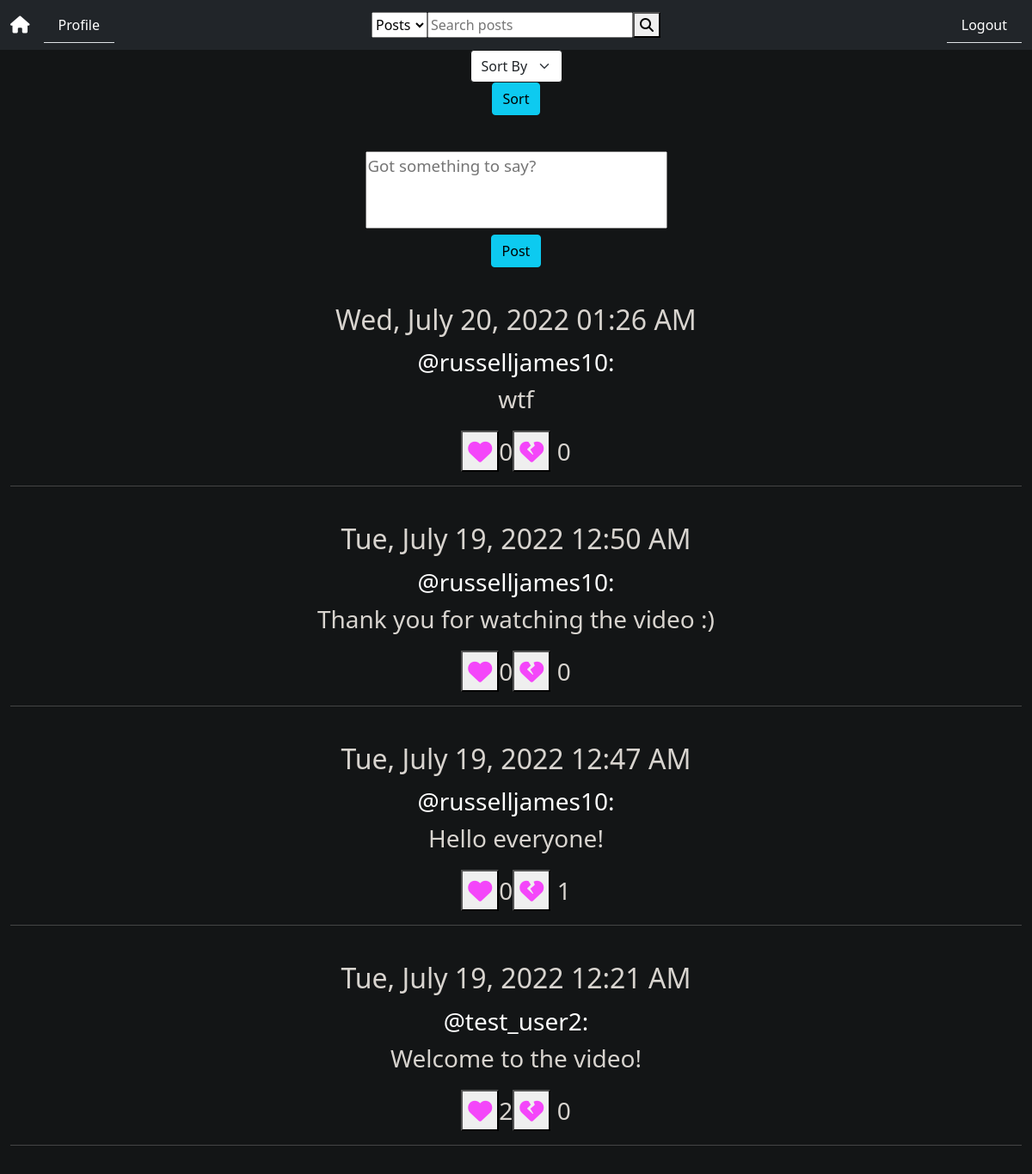
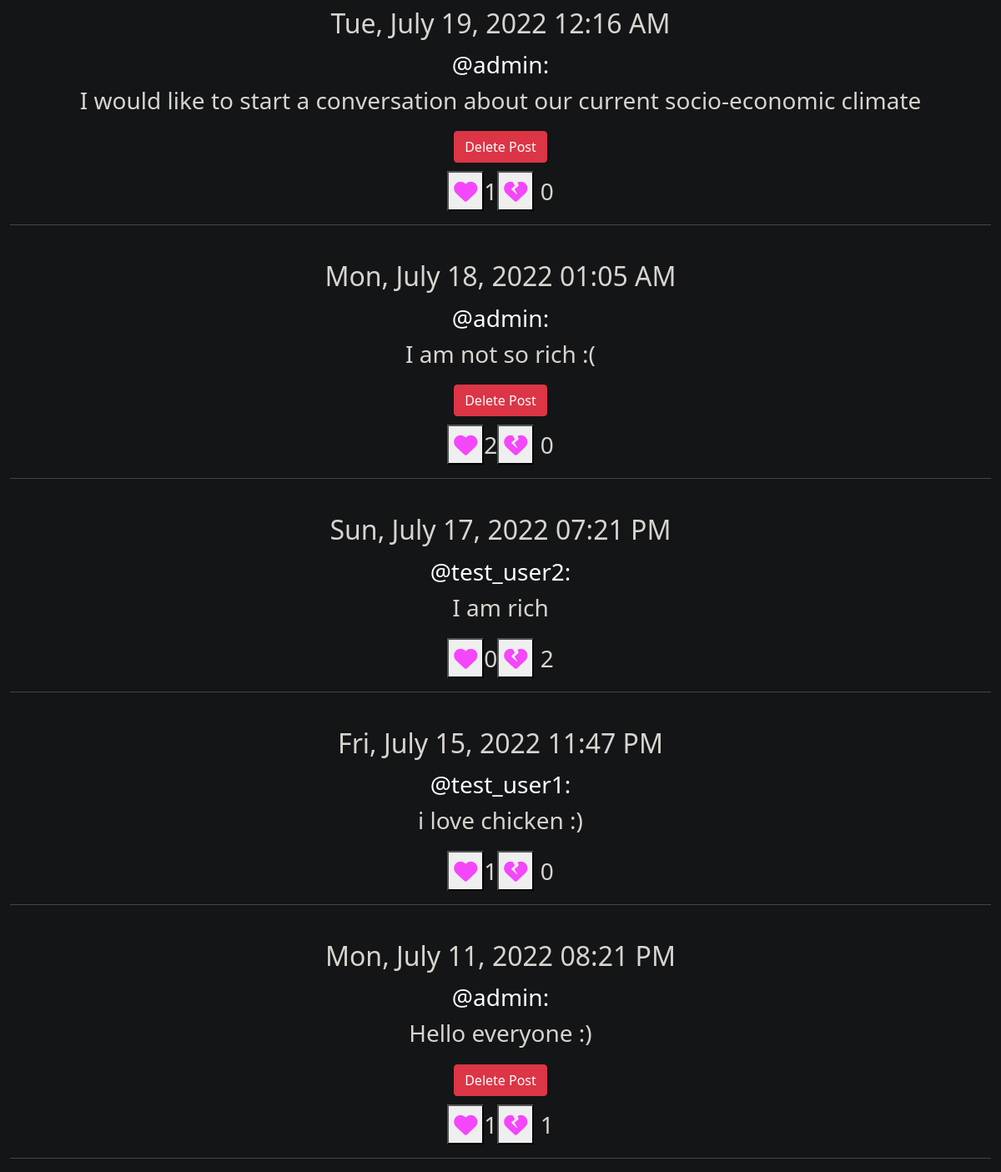
Page / (signed in) on the committed database (2 pictures, top to bottom).
### tables this page shows
CREATE TABLE posts (post_id INTEGER NOT NULL,
timestamp DATETIME DEFAULT (datetime('now', 'localtime')),  
user_id INTEGER NOT NULL,
post_text TEXT NOT NULL,
likes INTEGER DEFAULT 0,
dislikes INTEGER DEFAULT 0,
PRIMARY KEY(post_id),
FOREIGN KEY(user_id) REFERENCES users(id));

CREATE TABLE users (id INTEGER NOT NULL,
username TEXT NOT NULL,
hash TEXT NOT NULL,
PRIMARY KEY(id));

### app.py (the view)
@app.route("/")
@login_required
def index():
    posts = db.execute("SELECT timestamp, username, post_text, post_id, user_id, likes, dislikes FROM users JOIN posts ON users.id = posts.user_id ORDER BY timestamp DESC")
    post_dates = format_timestamp(posts)
    user_id = session["user_id"]
    return render_template("index.html", posts=posts, post_dates=post_dates, user_id=user_id)

### helpers.py (called while the page is built)
def login_required(f):
    @wraps(f)
    def decorated_function(*args, **kwargs):
        if session.get("user_id") is None:
            return redirect("/login")
        return f(*args, **kwargs)
    return decorated_function

def format_timestamp(posts):
    dates = {}
    for post in posts:
        timestamp = datetime.strptime(post["timestamp"],'%Y-%m-%d %H:%M:%S')
        dates[post["post_id"]] = timestamp.strftime("%a, %B %d, %Y %I:%M %p")
    return dates

### templates/index.html (shortened to what this page needs)
{% extends "layout.html" %}
{% block main %}
<div class="d-flex justify-content-center text-center">
        <form action="/sort" method="get">
            <select name="sort_type" class="form-select">
                <option selected disabled>Sort By</option>
            </select>
        <button class="btn btn-info" type="submit">Sort</button>
    </form>
</div>
<div class="text-center">
    <form action="/post" method="post">
        <div class="post_textarea">
            <textarea cols="30" rows="3" id="post_text" name="post_text" placeholder="Got something to say?"></textarea>
        </div>
            <button class="btn btn-info" type="submit">Post</button>
    </form>
</div>
{% for post in posts %}
<div class="post_view">
    <h2>{{ post_dates[post.post_id] }}</h2>
        <form class="profile_link" action="/visit_profile" method="get">
            <button class="profile_button" name="username" value="{{ post.username }}">@{{ post.username }}:<span class="visit_profiletooltip">Visit {{post.username}}'s Profile</span></button>
            <p>{{ post.post_text }}</p>
        </form>
        {% if post.user_id == user_id %}
            <form action="/delete_post" method="post">
                <button type="submit" class="btn btn-danger delete_button" name="post_id" value="{{ post.post_id }}">Delete Post</button>
            </form>
        {% endif %}
</div>
<div class="like_buttons">
    <form action="/like" method="post">
            <button class="like_button" name="like_button" value={{post.post_id}} type="submit"><i class="fa-solid fa-heart"></i><span class="like_buttontooltip">Like</span></button>{{ post.likes }}
        </form>
        <form action="/dislike" method="post">
            <button class="dislike_button" name="dislike_button" value={{post.post_id}} type="submit"><i class="fa-solid fa-heart-crack"></i><span class="dislike_buttontooltip">Dislike</span></button> {{ post.dislikes }}
        </form>
    </div>
<hr>
{% endfor %}
{% endblock %}

### templates/layout.html (shortened to what this page needs)
<!DOCTYPE html>
<html lang="en">
    <head>
        <link href="https://cdn.jsdelivr.net/npm/bootstrap@5.1.3/dist/css/bootstrap.min.css" rel="stylesheet">
        <link href="/static/styles.css" rel="stylesheet">
    </head>
    <body>
        <nav class="navbar navbar-expand-lg navbar-dark bg-dark">
                {% if session["user_id"] %}
                    <div class ="container-fluid d-flex justify-content-start">
                        <a class="navbar-brand" href="/"><i class="fa-solid fa-house"></i></a>
                        <ul class="nav nav-tabs">
                            <li class="nav-item"><a class="nav-link text-white" aria-current="page" href="/profile">Profile</a></li>
                        </ul>
                    </div>
                    <form action ="/search" method="get">
                        <div class ="container-fluid d-flex justify-content-center">
                            <select id="search_type" name="search_type" onchange="changeSearchType(this.value)">
                                <option value ="posts">Posts</option>
                            </select>
                            <input autocomplete="off" id="search_bar" name="search_bar"placeholder="Search posts"></input>
                            <button type="submit"><i class="fa-solid fa-magnifying-glass"></i></button>
                        </div>
                    </form>
                    <div class ="container-fluid d-flex justify-content-end">
                        <ul class="nav nav-tabs">
                            <li class="nav-item"><a class="nav-link text-white" aria-current="page" href="/logout">Logout</a></li>
                        </ul>
                    </div>
                {% endif %}
        </nav>
        <main class="container-fluid">
            {% block main %}{% endblock %}
        </main>
    </body>
</html>

### static/styles.css (style rules this page uses)
body { background: #131516; color: #d8d4cf; }
.form-select { border-color: #131516; width: auto; }
.post_textarea { display: block; font-size: 14pt; margin-top: 42px; }
i[class *= fa-heart]::before { background: transparent; color: #f446fa; }
.like_buttons { display: flex; justify-content: center; font-size: 28px; }
.delete_button { margin-bottom: 10px; }
.profile_button { background: none; border: none; color: white; }
.profile_link { display:inline; font-size: 2 em; }
.post_view { text-align: center; word-wrap: break-word; margin-top: 42px; font-size: 28px; }
textarea { resize: none; }

### rows in the picture
posts: post_dates "Wed, July 20, 2022 01:26 AM", username "russelljames10", post_text "wtf", {{ post.post_id }} 12 (drawn), likes "0", dislikes "0"
posts: post_dates "Tue, July 19, 2022 12:50 AM", username "russelljames10", post_text "Thank you for watching the video :)", {{ post.post_id }} 11 (drawn), likes "0", dislikes "0"
posts: post_dates "Tue, July 19, 2022 12:47 AM", username "russelljames10", post_text "Hello everyone!", {{ post.post_id }} 10 (drawn), likes "0", dislikes "1"
posts: post_dates "Tue, July 19, 2022 12:21 AM", username "test_user2", post_text "Welcome to the video!", {{ post.post_id }} 9 (drawn), likes "2", dislikes "0"
posts: post_dates "Tue, July 19, 2022 12:16 AM", username "admin", post_text "I would like to start a conversation about our current socio-economic climate", {{ post.post_id }} 8 (drawn), likes "1", dislikes "0"
posts: post_dates "Mon, July 18, 2022 01:05 AM", username "admin", post_text "I am not so rich :(", {{ post.post_id }} 7 (drawn), likes "2", dislikes "0"
posts: post_dates "Sun, July 17, 2022 07:21 PM", username "test_user2", post_text "I am rich", {{ post.post_id }} 6 (drawn), likes "0", dislikes "2"
posts: post_dates "Fri, July 15, 2022 11:47 PM", username "test_user1", post_text "i love chicken :)", {{ post.post_id }} 5 (drawn), likes "1", dislikes "0"
posts: post_dates "Mon, July 11, 2022 08:21 PM", username "admin", post_text "Hello everyone :)", {{ post.post_id }} 2 (drawn), likes "1", dislikes "1"
